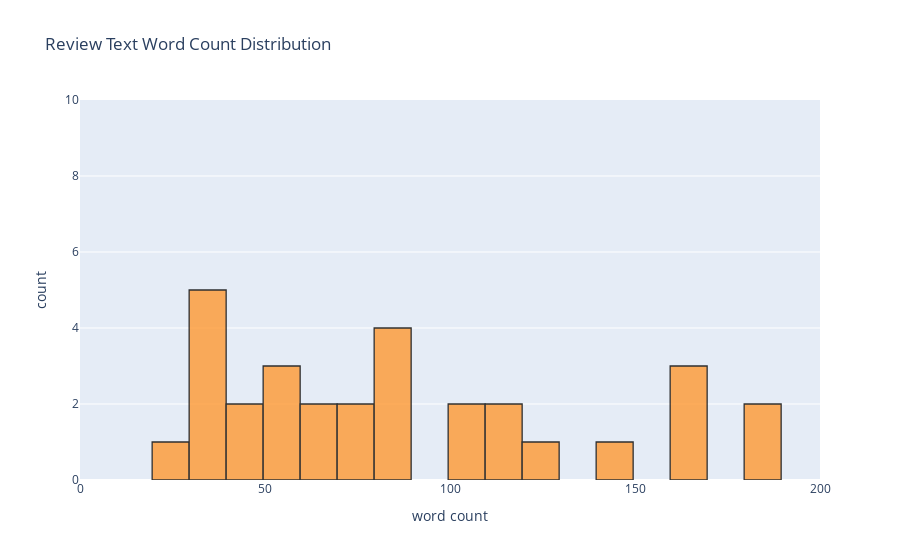

Write notebook code for a chart like this one.
### Markdown cell above
#### The distribution review text lengths

### Code cell
layout = go.Layout(
        xaxis=dict(
            range=[0, 200],
            title='word count'
        ),
        yaxis=dict(
            range=[0, 10],
            title='count'
        ),
        title='Review Text Word Count Distribution'
    )

df['word_count'].iplot(
    kind='hist',
    bins=25,
    linecolor='black',
    layout=layout)

### Figure 1 — Plotly figure (JSON) as saved in the notebook; plotly's stock layout.template omitted (floating-point values rounded to 4 significant figures)
{"data": [{"histfunc": "count", "histnorm": "", "marker": {"color": "rgba(255, 153, 51, 1.0)", "line": {"color": "#000000", "width": 1.3}}, "name": "word_count", "nbinsx": 25, "opacity": 0.8, "orientation": "v", "type": "histogram", "x": [163, 57, 113, 66, 140, 83, 124, 88, 84, 30, 71, 43, 119, 69, 181, 38, 180, 103, 163, 71, 53, 105, 160, 30, 59, 82, 34, 35, 21, 42]}], "layout": {"barmode": "overlay", "title": {"text": "Review Text Word Count Distribution"}, "xaxis": {"range": [0, 200], "title": {"text": "word count"}}, "yaxis": {"range": [0, 10], "title": {"text": "count"}}}}
